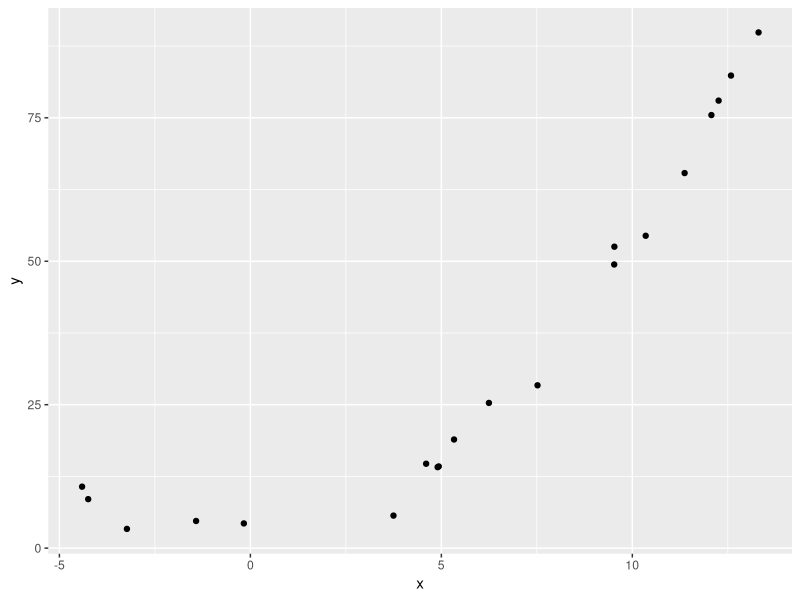
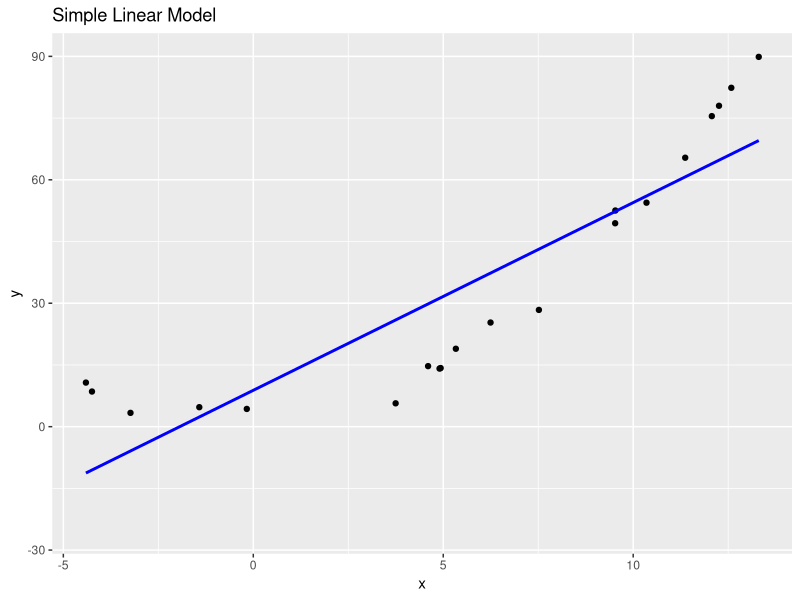
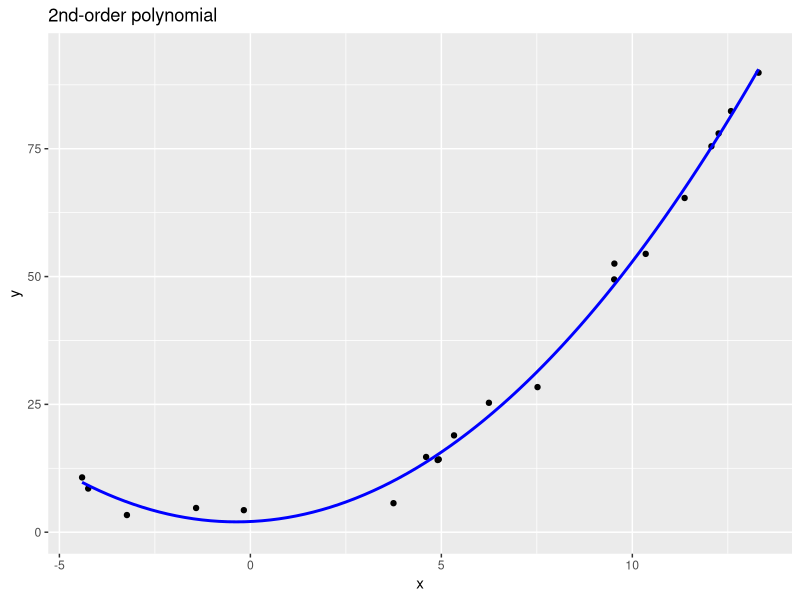
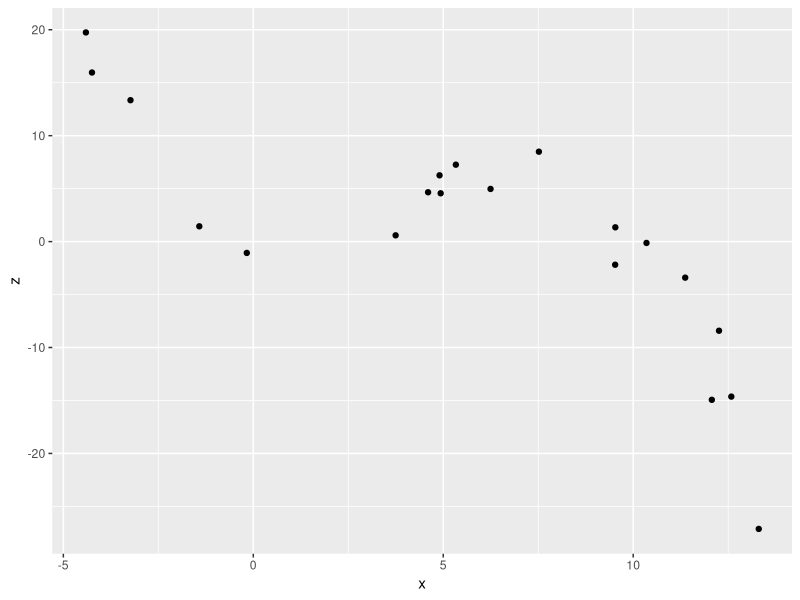
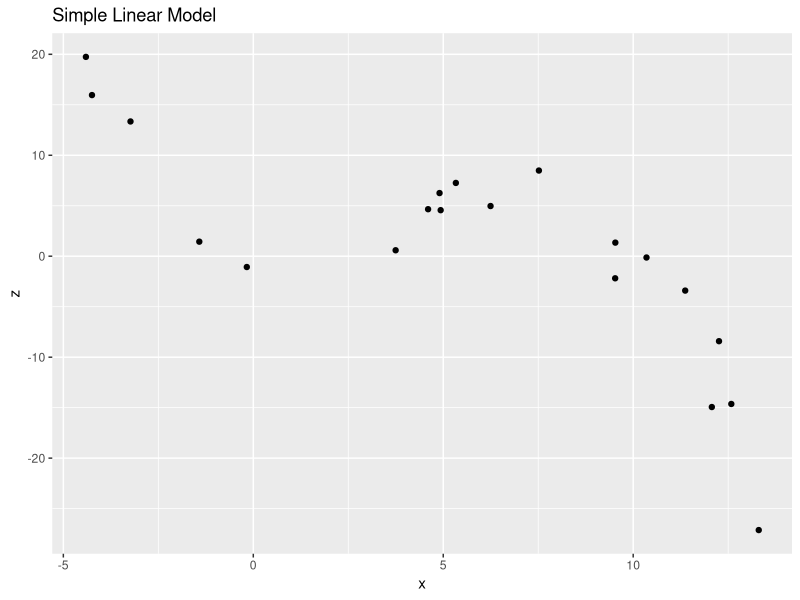
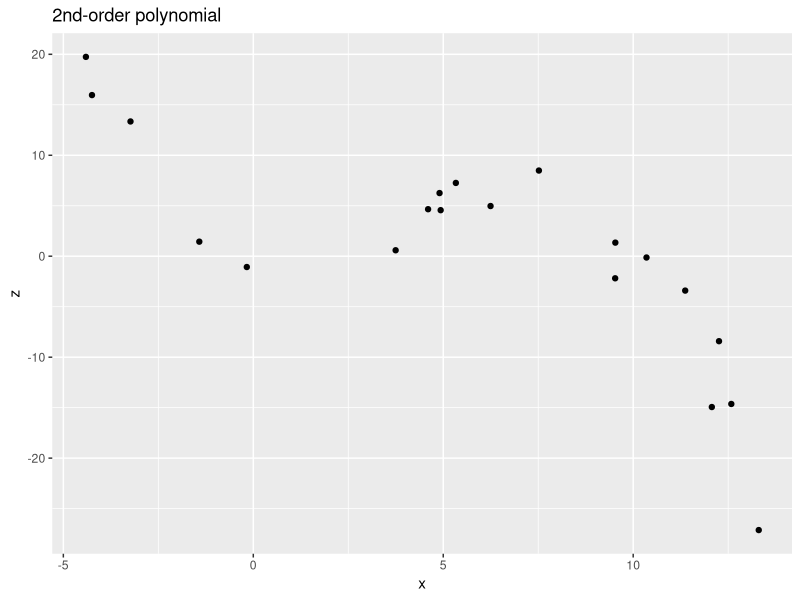
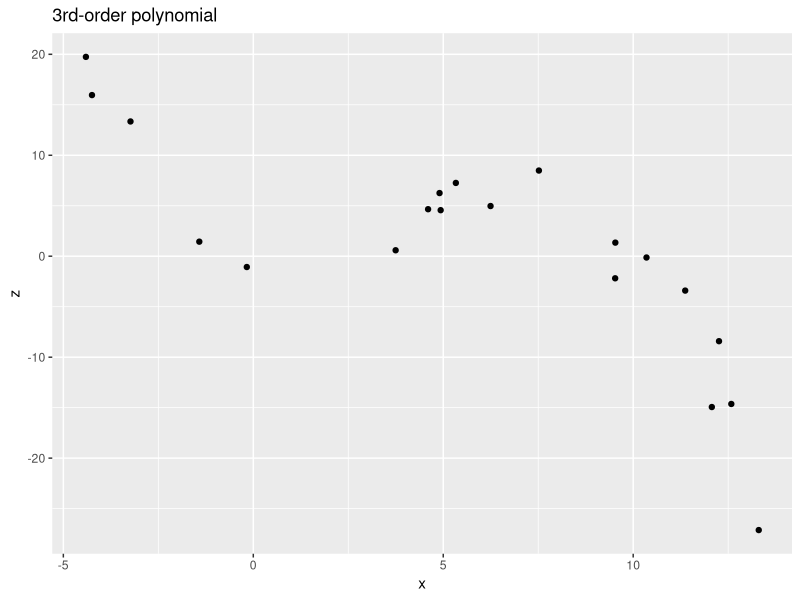
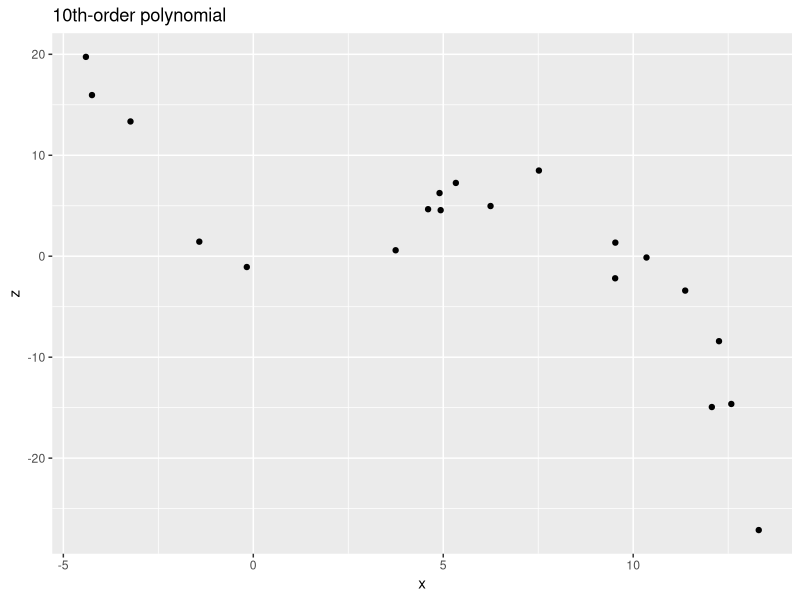

R code for these plots, in order:
# explore nonlinear relationships in data

library(ggplot2)

# load our example data
xyz.df <- read.csv("./data/nonlinear_xyz_example.csv")
head(xyz.df)

# plot y vs x
ggplot(xyz.df) + 
  geom_point(mapping = aes(x=x, y=y))


# simple linear model
lm.1 <- lm(y ~ x, data=xyz.df)
summary(lm.1)

ggplot(xyz.df, mapping = aes(x=x, y=y)) + 
  geom_point() + 
  stat_smooth(method="lm", se=TRUE, fill=NA,
              formula=y ~ x, color="blue") + 
  ggtitle("Simple Linear Model")


# 2nd order polynomial model
lm.poly.2 <- lm(y ~ x + I(x^2), data=xyz.df)
summary(lm.poly.2)

ggplot(xyz.df, mapping = aes(x=x, y=y)) + 
  geom_point() + 
  stat_smooth(method="lm", se=TRUE, fill=NA,
              formula=y ~ x + I(x^2) ,color="blue") + 
  ggtitle("2nd-order polynomial")


# plot z vs x
ggplot(xyz.df) + 
  geom_point(mapping = aes(x=x, y=z))

z.lm.1 <- lm(z ~ x, data=xyz.df)
summary(z.lm.1)

ggplot(xyz.df, mapping = aes(x=x, y=z)) + 
  geom_point() + 
  stat_smooth(method="lm", se=TRUE, fill=NA,
              formula=z ~ x, color="blue") + 
  ggtitle("Simple Linear Model")


# 2nd order polynomial model for z vs x
z.lm.poly.2 <- lm(z ~ x + I(x^2), data=xyz.df)
summary(z.lm.poly.2)

ggplot(xyz.df, mapping = aes(x=x, y=z)) + 
  geom_point() + 
  stat_smooth(method="lm", se=TRUE, fill=NA,
              formula=z ~ x + I(x^2) ,color="blue") + 
  ggtitle("2nd-order polynomial")


# 3nd order polynomial model for z vs x
z.lm.poly.3 <- lm(z ~ x + I(x^2) + I(x^3), data=xyz.df)
summary(z.lm.poly.3)

ggplot(xyz.df, mapping = aes(x=x, y=z)) + 
  geom_point() + 
  stat_smooth(method="lm", se=TRUE, fill=NA,
              formula=z ~ x + I(x^2) + I(x^3) ,color="blue") + 
  ggtitle("3rd-order polynomial")


# 10th order polynomial model for z vs x
ggplot(xyz.df, mapping = aes(x=x, y=z)) + 
  geom_point() + 
  stat_smooth(method="lm", se=TRUE, fill=NA,
              formula=z ~ poly(x,10),color="blue") + 
  ggtitle("10th-order polynomial")
# is this a better model?

